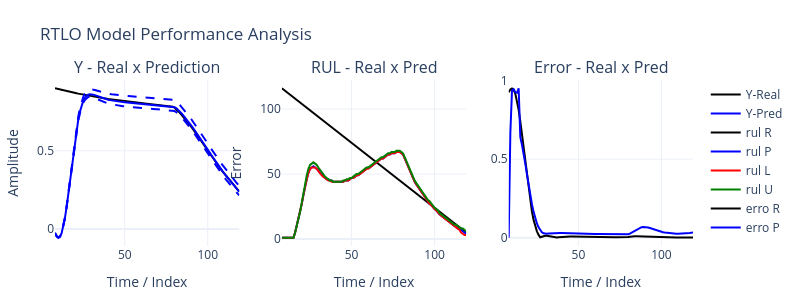

Notebook cell for this chart:
### Code cell
nI,nR,nO,N1,N2,N3,τ= params
X,Y = PrepareDataAhead(sig,n=nI,m=nO)
rnn = RTLO(nI,nR,nO,[N1,N2,N3],τ)
rnn.ref = len(sig)-nI
for i in range(len(X[:])):
    #rnn.PredRul(x=X[i],store=True)
    rnn.PredRulIntr2(x=X[i],maxRul=200,store=True,show=False)
    rnn.fit(X[i],Y[i],store=True,show=False)
#print(.wR[0])
print(rnn.εM,rnn.εR)  
PlotPredErrorPLY(rnn)
